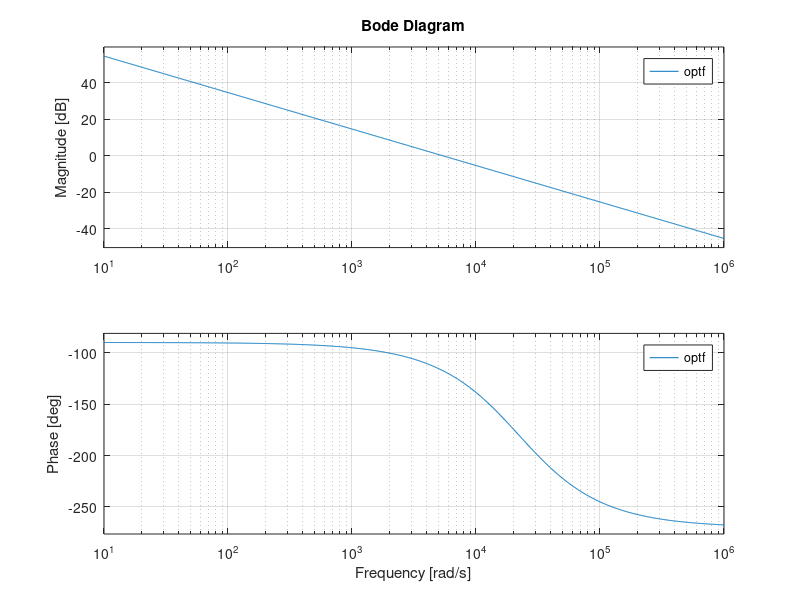
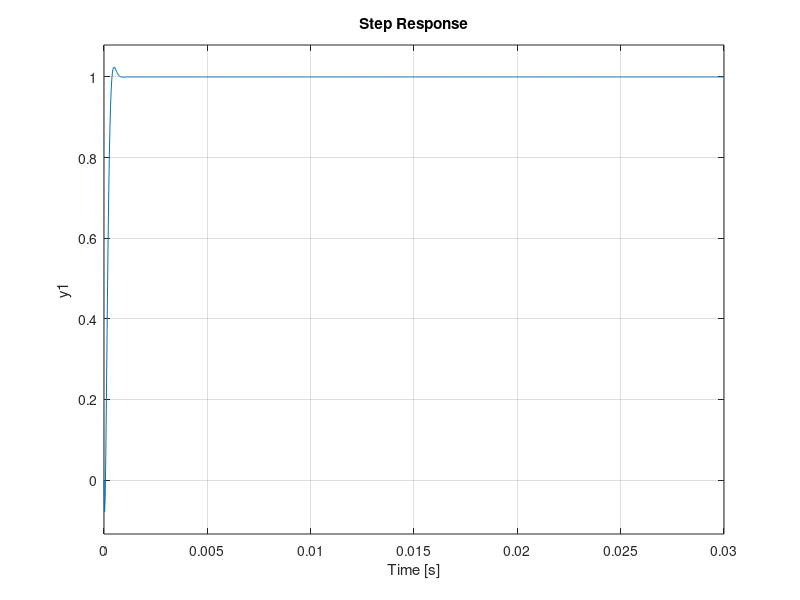

MATLAB code for these plots, in order:
s = tf('s');
R = 9
Rl = 0.2
%c = 47e-6
c = 9e-3
Rc = 0.5
L = 330e-6
Vo = 20
Vi = 15
d = 1 - (Vi/Vo)
Il = 2
k = (1-2*d)*Rc *c;
k1 = Vo * (1-d) - Il * Rl
k2 = (1-d)^2 + Rl/R
gn = (1+k*s) * (k1 - Il * L * s)
gd = c * s * (L * s + Rl) + (1+k * s) * (k2 +(L*s/R))
g = zpk(gn/gd)
a1 = (s*L + Rl);
a2 = (1-d);
a3 = 1-2*d;
a4 = 1+a3*Rc * c * s
dn = 1
dd = a1 * ((a2/a1)+ (((c*s/a4) + (L/R))/a2))
d = zpk(dn/dd)
l1 = (a2^2/a1) + (1/R)
ldn = -a4/(c*s)
ldd = 1+((l1 *a4)/(c*s))
ld = zpk(ldn/ldd)
cn = 1.1e4*(s+790.3)*(s+242.4)
cd = s*(s+444.4) * (s+2.212e4)
con = zpk(cn/cd)
optf = series(g,con)
figure(1)
bode(optf)
cltf = feedback(optf,1)
t = 0:0.01:5
figure (2)
step(cltf)

